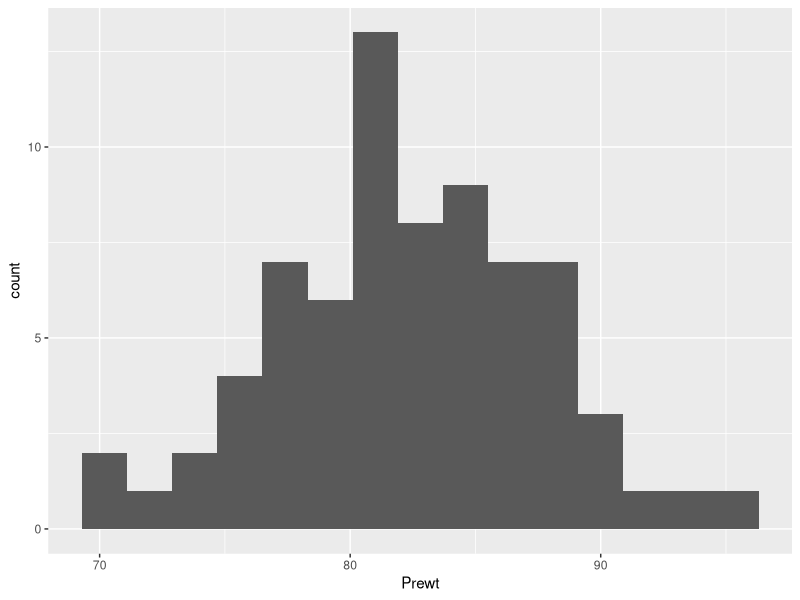
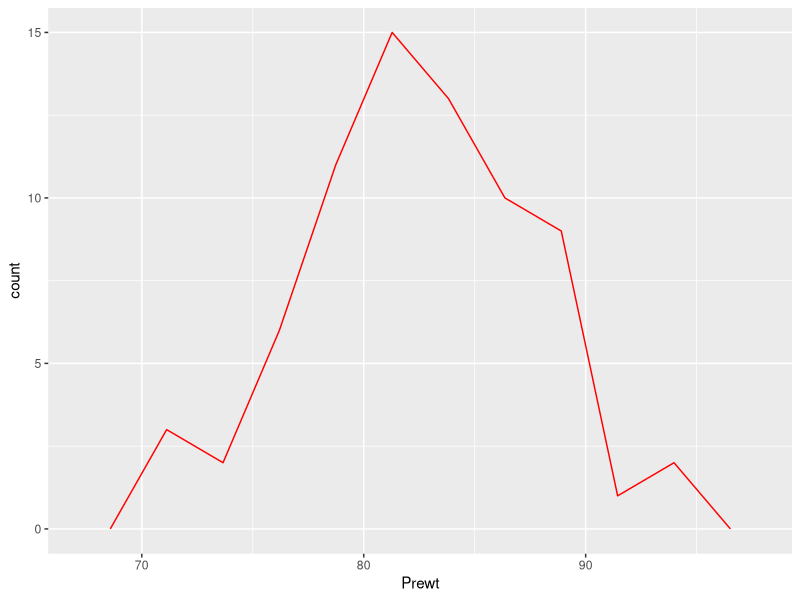
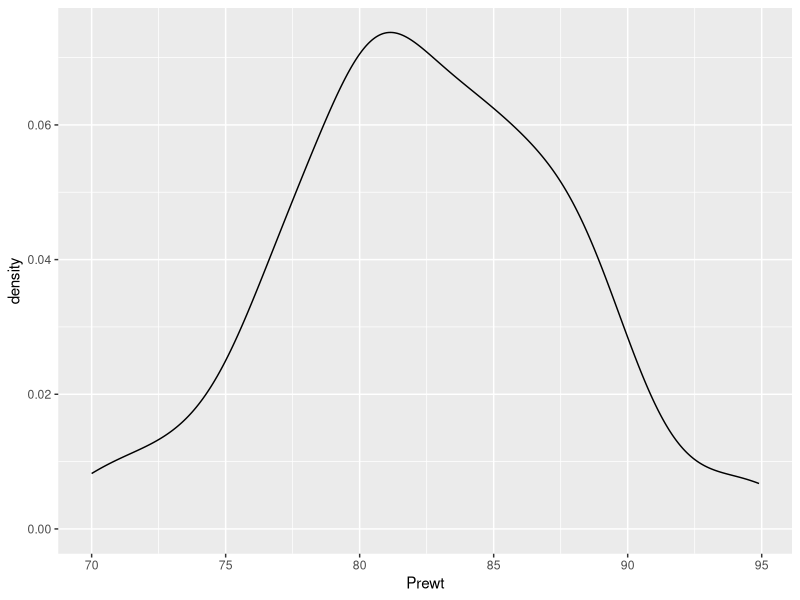
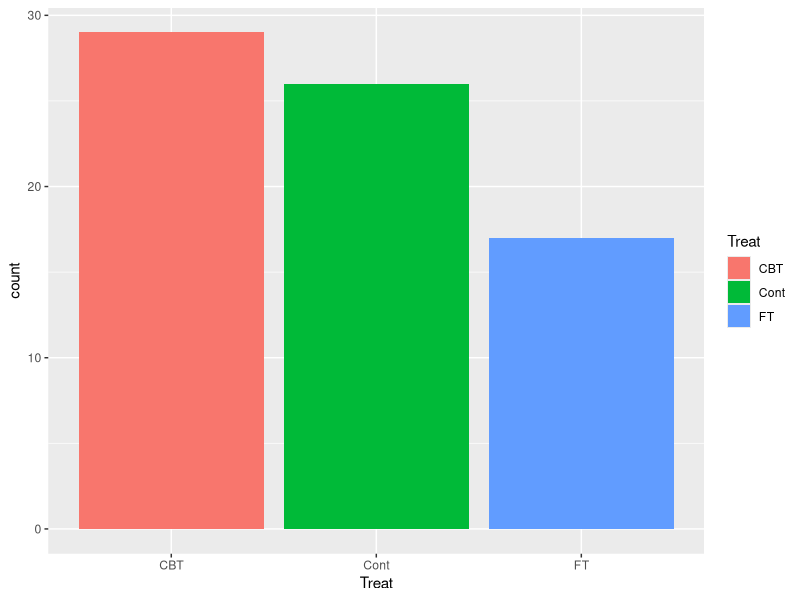
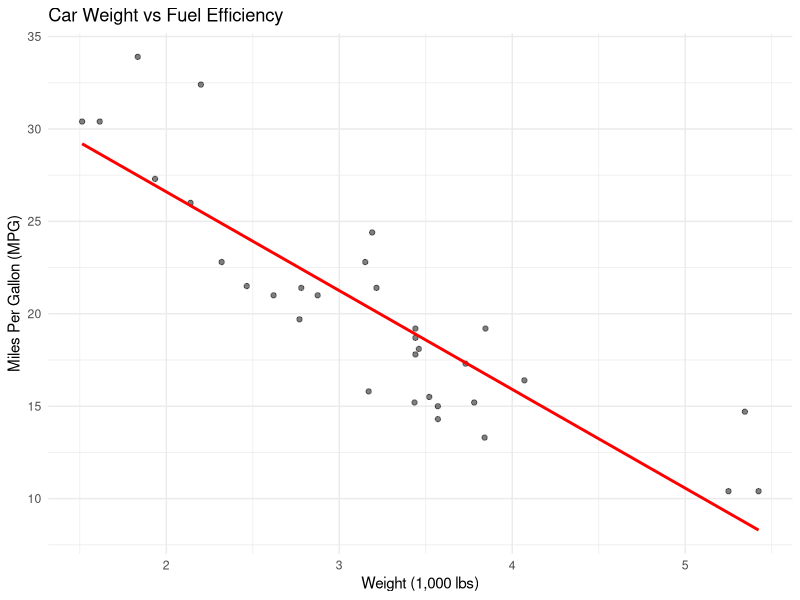
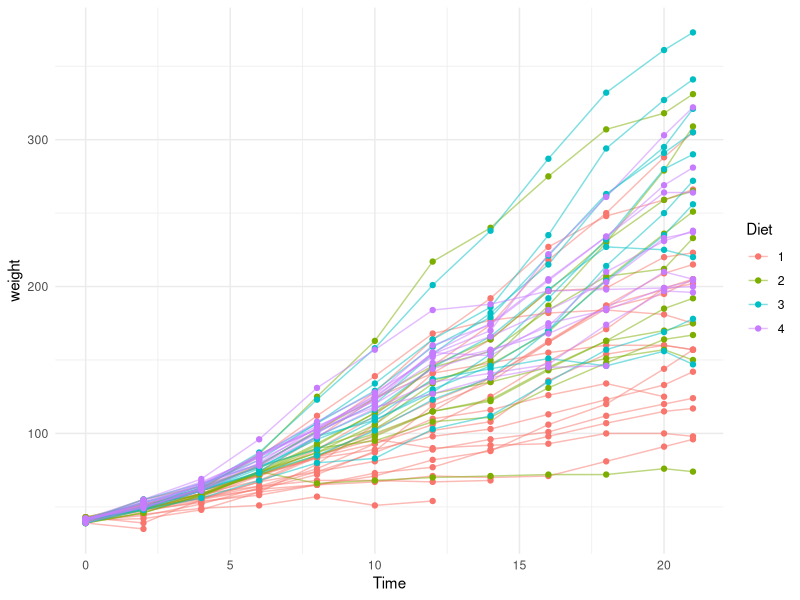
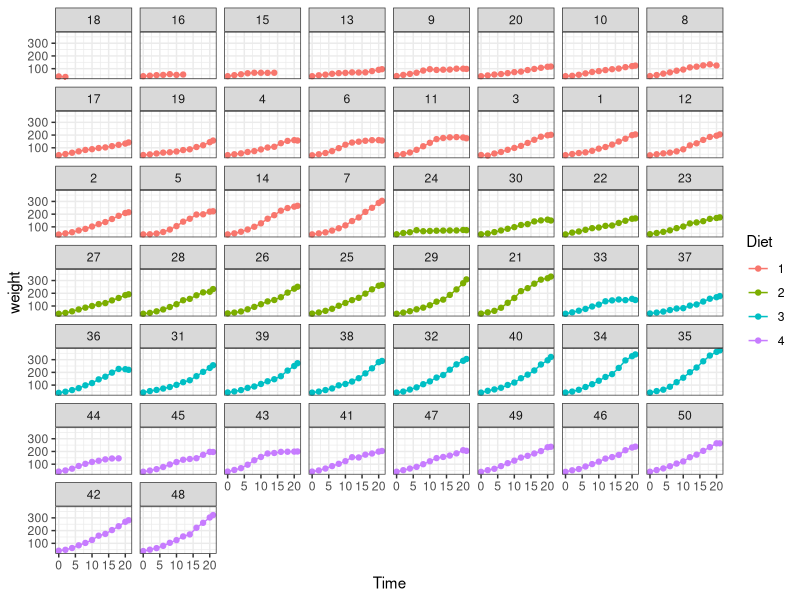

These figures' R source, in order:
## ---- chunk 1
# Package Setup --------------
library(MASS)
library(tidyverse)
## ---- chunk 2
ggplot(anorexia, 
       mapping = aes(x = Prewt, fill = )) +
  geom_histogram(binwidth= 1.80)
## ---- chunk 3
ggplot(anorexia, 
       mapping = aes(x = Prewt)
) + geom_freqpoly(binwidth = 2.54, colour = "red")
## ---- chunk 4
ggplot(anorexia, 
       mapping = aes(x = Prewt)
) + geom_density()
## ---- chunk 5
ggplot(anorexia, 
       mapping = aes(x = Treat, fill = Treat)
       ) + geom_bar()
## ---- chunk 6
ggplot(mtcars, aes(x = wt, y = mpg)) + 
  geom_point(alpha = 0.5) + 
  geom_smooth(method = "lm", se = FALSE, colour = "red") + 
  labs(
    title = "Car Weight vs Fuel Efficiency", 
    x = "Weight (1,000 lbs)", 
    y = "Miles Per Gallon (MPG)"
  ) + 
  theme_minimal()

## ---- chunk 7
ggplot(ChickWeight, aes(x = Time, y = weight, group = Chick, color = Diet)) +
  geom_line(alpha = 0.5) +
  geom_point() +
  theme_minimal()
## ---- chunk 8
ggplot(ChickWeight, aes(x = Time, y = weight, group = Chick, colour = Diet)) +
  geom_line() +
  geom_point() +
  facet_wrap(~ Chick) +
  labs(x = "Time", y = "weight") +
  theme_bw()
